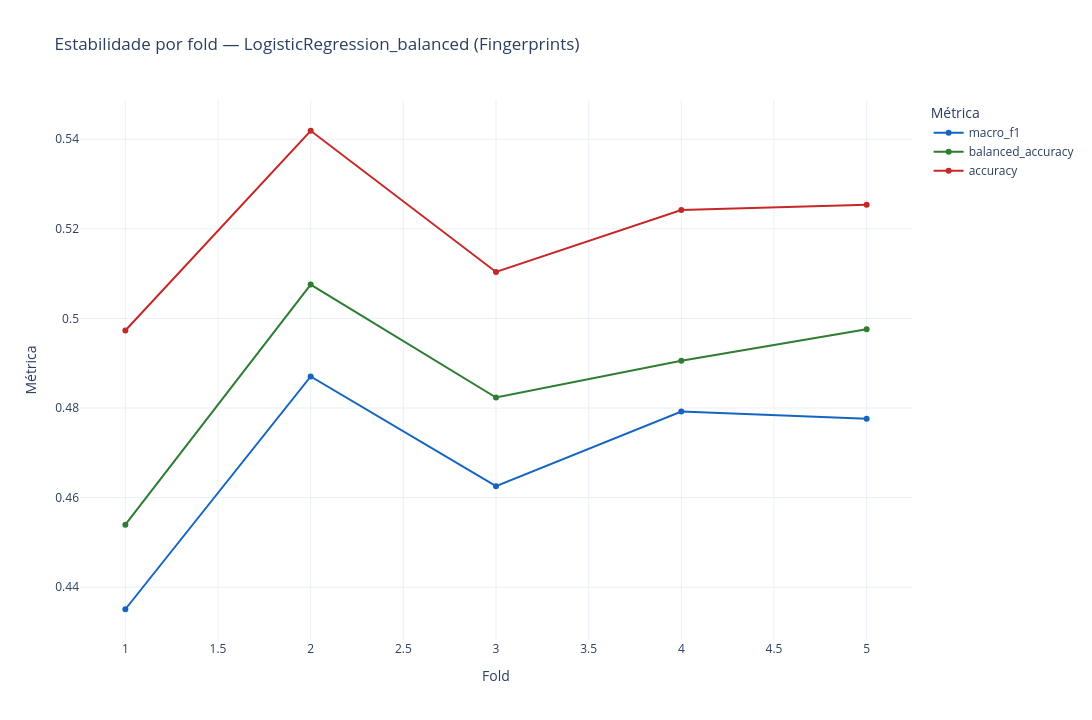

Notebook code for this chart:
### Code cell
# Análise fold a fold
display(Markdown("### Estabilidade por fold"))
display(best_fold_df[["fold", "n_train", "n_test", "accuracy", "balanced_accuracy", "macro_f1", "weighted_f1"]])

fig = go.Figure()
for metric, color in [("macro_f1", "#1565C0"), ("balanced_accuracy", "#2E7D32"), ("accuracy", "#C62828")]:
    fig.add_trace(go.Scatter(
        x=best_fold_df["fold"], y=best_fold_df[metric],
        mode="lines+markers", name=metric, line=dict(color=color),
    ))
fig.update_layout(
    title=f"Estabilidade por fold — {BEST_MODEL_NAME} (Fingerprints)",
    xaxis_title="Fold", yaxis_title="Métrica",
    legend_title="Métrica",
)
save_fig(fig, "fold_stability_fingerprints")

### Figure 1 — Plotly figure (JSON) as saved in the notebook; plotly's stock layout.template omitted (floating-point values rounded to 4 significant figures)
{"data": [{"line": {"color": "#1565C0"}, "mode": "lines+markers", "name": "macro_f1", "type": "scatter", "x": [1, 2, 3, 4, 5], "y": [0.4351, 0.487, 0.4625, 0.4792, 0.4776]}, {"line": {"color": "#2E7D32"}, "mode": "lines+markers", "name": "balanced_accuracy", "type": "scatter", "x": [1, 2, 3, 4, 5], "y": [0.454, 0.5076, 0.4823, 0.4905, 0.4976]}, {"line": {"color": "#C62828"}, "mode": "lines+markers", "name": "accuracy", "type": "scatter", "x": [1, 2, 3, 4, 5], "y": [0.4973, 0.5419, 0.5104, 0.5242, 0.5254]}], "layout": {"height": 720, "legend": {"title": {"text": "Métrica"}}, "title": {"text": "Estabilidade por fold — LogisticRegression_balanced (Fingerprints)"}, "width": 1200, "xaxis": {"title": {"text": "Fold"}}, "yaxis": {"title": {"text": "Métrica"}}}}
